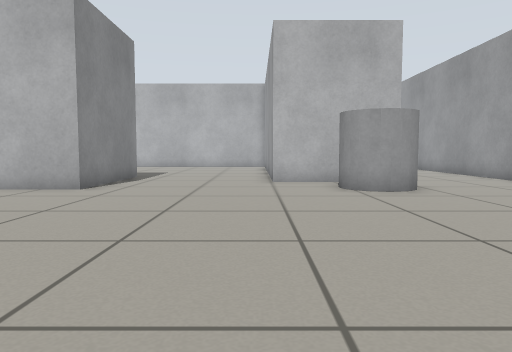
[1] (above)

20 first-person views from a walk through a world built for the Gazebo simulator. The camera is 0.5 m above the floor, tilts 4° down and sees 70° across. The floor is counted in squares, 0.5 m on a side. Each view is taken from the middle of a square. On the plan, view 1 faces up. The plan holds only what a view shows up to about 13 squares ahead; the rest is blank. The robots in the file are not drawn.

[2]
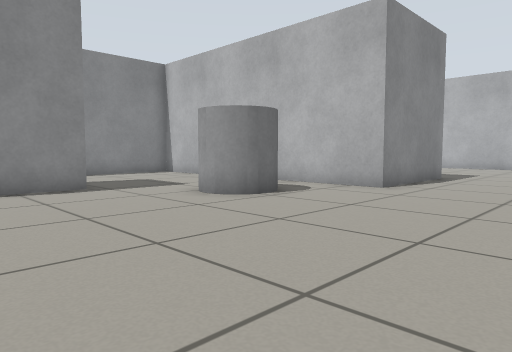

[3]
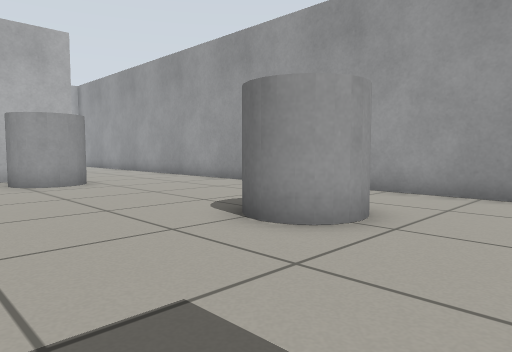

[4]
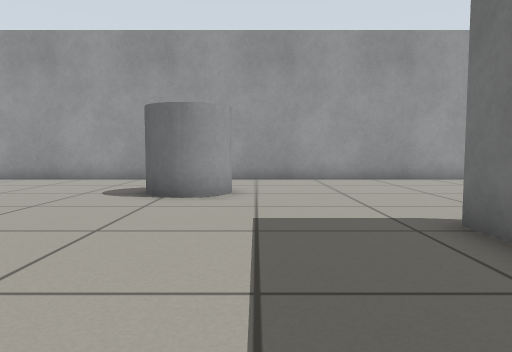

[5]
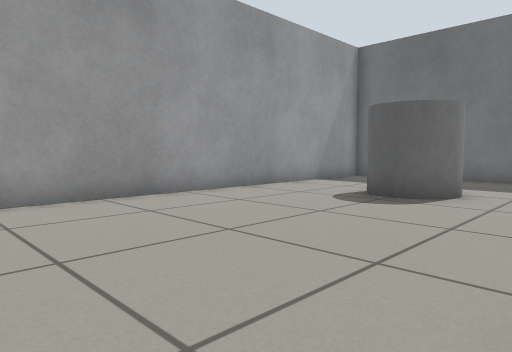

[6]
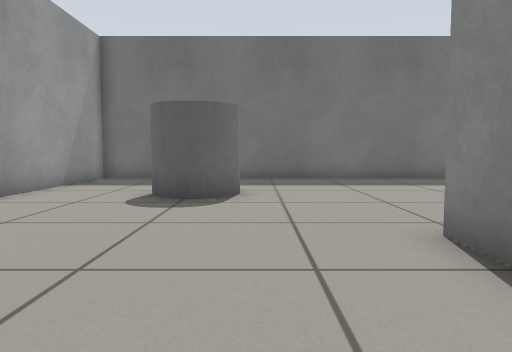

[7]
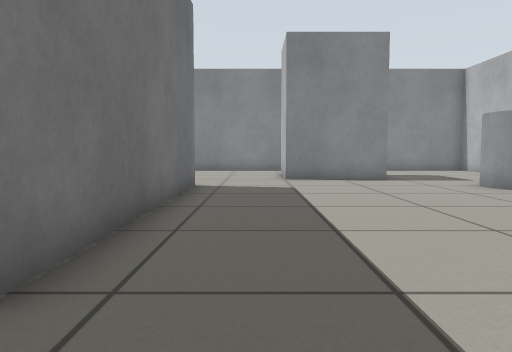

[8]
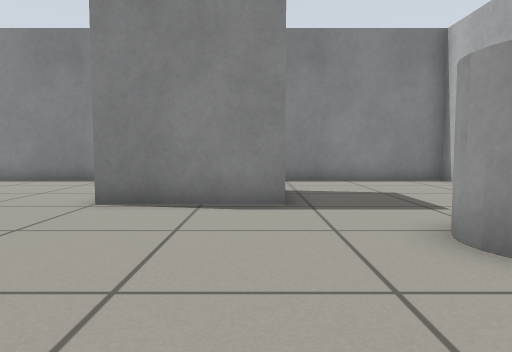

[9]
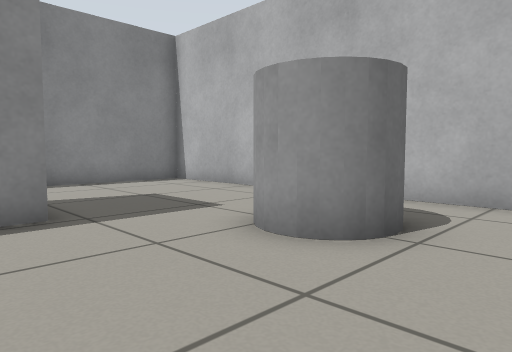

[10]
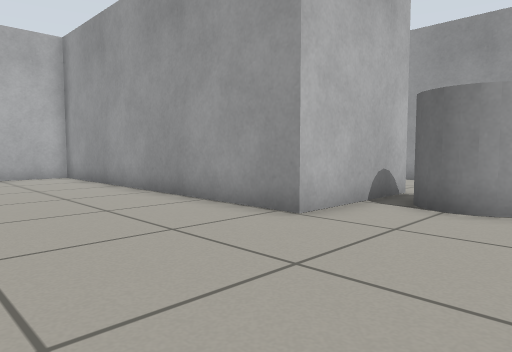

[11]
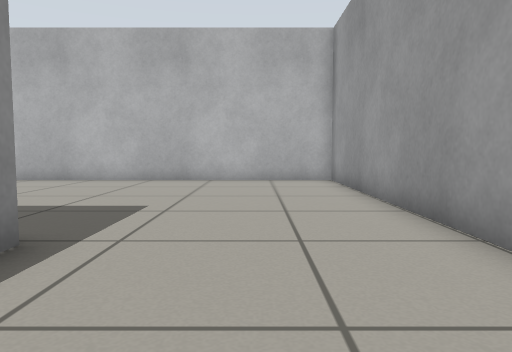

[12]
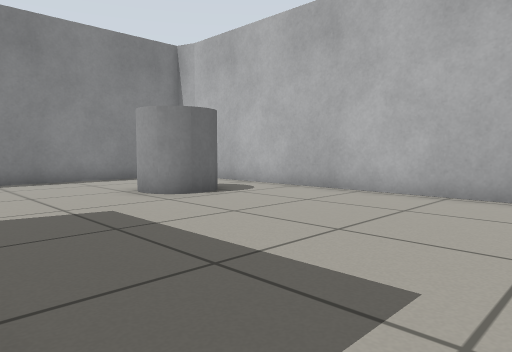

[13]
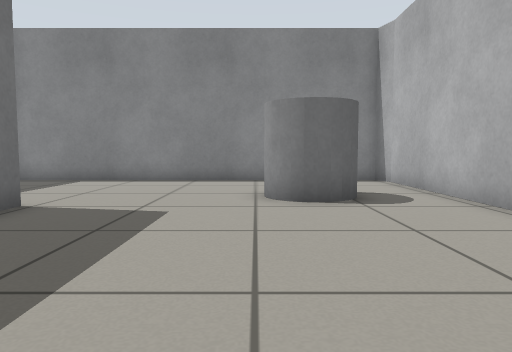

[14]
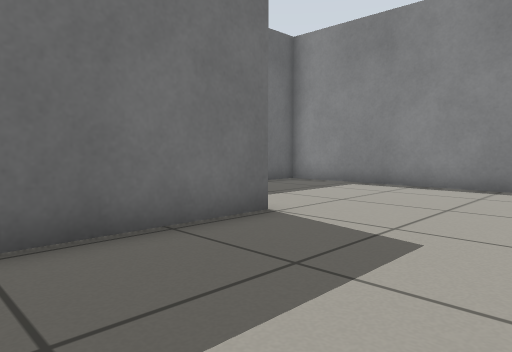

[15]
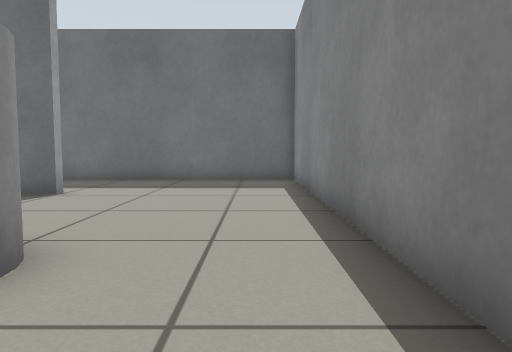

[16]
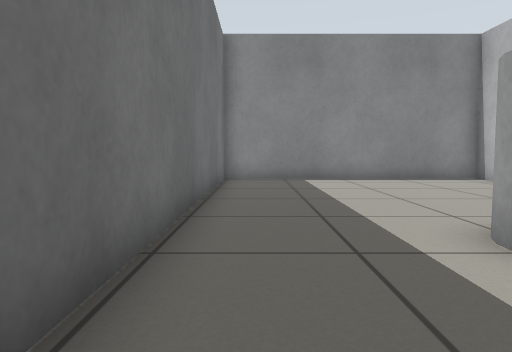

[17]
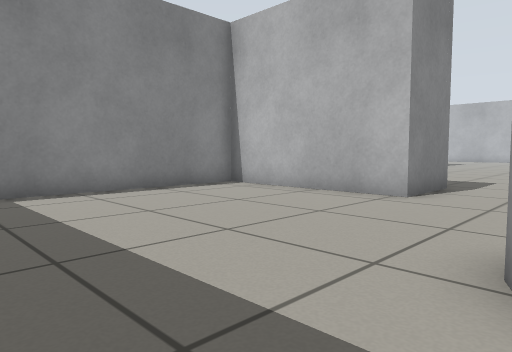

[18]
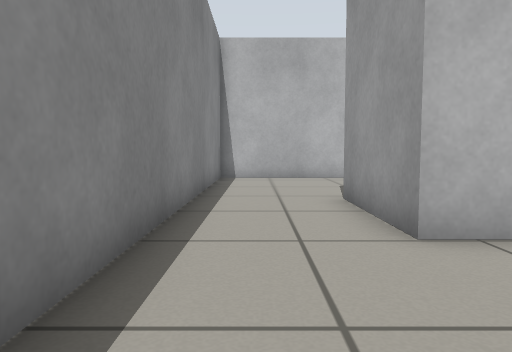

[19]
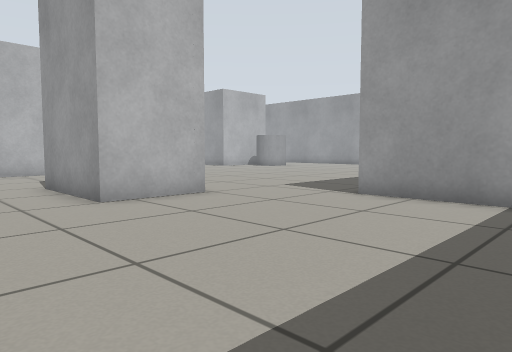

[20]
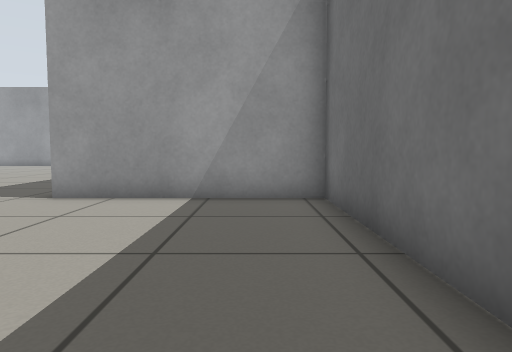

### Floor plan
Key: @ floor where view 1 was taken; # wall or solid block; . floor; C grey cylinder.
Columns run from 16 left of view 1 to 9 right of it. Each row starts with its distance up from view 1.
 23  #################
 22  #...............#
 21 #................#
 20 #....C...........#
 19 #...C C..........#
 18 #....C...........#
 17 #................#
 16 #................#
 15 #................#
 14 #......#####.....#
 13 #.......   #.....#    ...#
 12 #.......   #.....####....#
 11 #........  #.......C.....#
 10 ############......CC ... #
  9 #.....  ...........CC... #
  8 #......  ................#
  7 #.......  C..............#
  6 #.......  C..............#
  5 #........C...............#
  4 #........................#
  3 #...###..................#
  2 #...###.............CC...#
  1 #...###.............CC...#
  0 #...###.........@........#
 -1 #........................#
 -2 #........................#
 -3 #........#########.......#
 -4 #........#       #.......#
 -5 #........# #######.......#
 -6 # .......# #.............#
 -7  . ......# #.............#
 -8    ......# #.............#
 -9    ####### #........CC...#
-10            #........CC...#
-11            #.............#
-12            #.............#
-13            #.............#
-14            ###############

Positions as (right, up) in squares from view 1, and headings:
1: (0, 0), facing up
2: (0, 0), facing up-left
3: (0, -2), facing up-right
4: (-4, 0), facing right
5: (1, -1), facing down-right
6: (3, -1), facing down
7: (3, -1), facing left
8: (-3, 3), facing left
9: (-4, 2), facing up-left
10: (-4, 8), facing up-right
11: (-2, 10), facing up
12: (-3, 14), facing up-left
13: (-3, 18), facing left
14: (-5, 18), facing down-left
15: (-14, 22), facing down
16: (8, -13), facing left
17: (4, -13), facing up-left
18: (-14, -4), facing up
19: (-15, -7), facing up-right
20: (-15, -7), facing right
